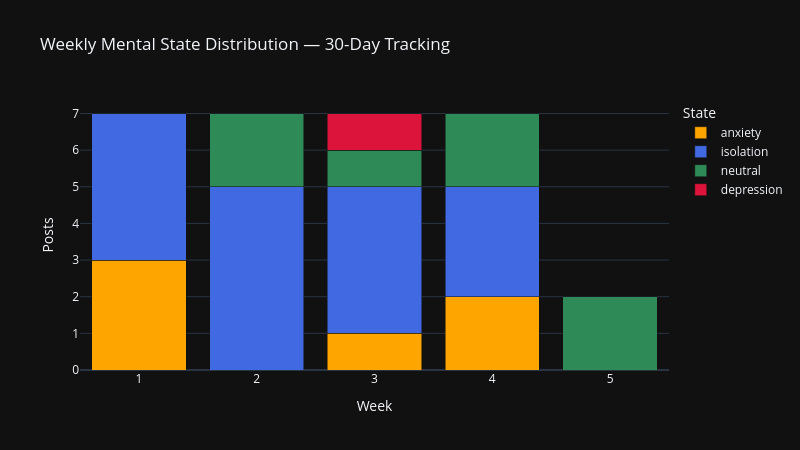

This figure's notebook cell:
### Code cell
# Cell 6 — Weekly Summary & Export
# Weekly rollup
trend_results_df['week'] = ((trend_results_df['day'] - 1) // 7) + 1
weekly = trend_results_df.groupby(['week','predicted']).size().reset_index(name='count')

fig2 = px.bar(
    weekly, x='week', y='count', color='predicted',
    title='Weekly Mental State Distribution — 30-Day Tracking',
    template='plotly_dark',
    color_discrete_map=state_colors,
    barmode='stack',
    labels={'week': 'Week', 'count': 'Posts', 'predicted': 'State'}
)
fig2.update_layout(width=800, height=450)
fig2.show()

print("=== 30-Day Summary ===")
print(f"\nMost common state:  {trend_results_df['predicted'].mode()[0]}")
print(f"\nState distribution:")
print(trend_results_df['predicted'].value_counts().to_string())
print(f"\nWeek-by-week dominant state:")
for week in [1,2,3,4]:
    week_data = trend_results_df[trend_results_df['week']==week]
    dominant  = week_data['predicted'].mode()[0]
    print(f"  Week {week}: {dominant}")

# Export
output_dir = r'C:\Users\Gurveer\ds-portfolio\project-25-anxiety-sentiment-tracker\outputs'
os.makedirs(output_dir, exist_ok=True)
pred_df.to_csv(f'{output_dir}\\classification_results.csv', index=False)
trend_results_df.to_csv(f'{output_dir}\\longitudinal_tracking.csv', index=False)
print(f"\nExports saved to outputs/")

### Figure 1 — Plotly figure (JSON) as saved in the notebook; plotly's stock layout.template omitted (floating-point values rounded to 4 significant figures)
{"data": [{"hovertemplate": "State=anxiety<br>Week=%{x}<br>Posts=%{y}<extra></extra>", "legendgroup": "anxiety", "marker": {"color": "orange", "pattern": {"shape": ""}}, "name": "anxiety", "orientation": "v", "showlegend": true, "textposition": "auto", "type": "bar", "x": [1, 3, 4], "xaxis": "x", "y": [3, 1, 2], "yaxis": "y"}, {"hovertemplate": "State=isolation<br>Week=%{x}<br>Posts=%{y}<extra></extra>", "legendgroup": "isolation", "marker": {"color": "royalblue", "pattern": {"shape": ""}}, "name": "isolation", "orientation": "v", "showlegend": true, "textposition": "auto", "type": "bar", "x": [1, 2, 3, 4], "xaxis": "x", "y": [4, 5, 4, 3], "yaxis": "y"}, {"hovertemplate": "State=neutral<br>Week=%{x}<br>Posts=%{y}<extra></extra>", "legendgroup": "neutral", "marker": {"color": "seagreen", "pattern": {"shape": ""}}, "name": "neutral", "orientation": "v", "showlegend": true, "textposition": "auto", "type": "bar", "x": [2, 3, 4, 5], "xaxis": "x", "y": [2, 1, 2, 2], "yaxis": "y"}, {"hovertemplate": "State=depression<br>Week=%{x}<br>Posts=%{y}<extra></extra>", "legendgroup": "depression", "marker": {"color": "crimson", "pattern": {"shape": ""}}, "name": "depression", "orientation": "v", "showlegend": true, "textposition": "auto", "type": "bar", "x": [3], "xaxis": "x", "y": [1], "yaxis": "y"}], "layout": {"barmode": "stack", "height": 450, "legend": {"title": {"text": "State"}, "tracegroupgap": 0}, "title": {"text": "Weekly Mental State Distribution — 30-Day Tracking"}, "width": 800, "xaxis": {"anchor": "y", "domain": [0, 1], "title": {"text": "Week"}}, "yaxis": {"anchor": "x", "domain": [0, 1], "title": {"text": "Posts"}}}}
